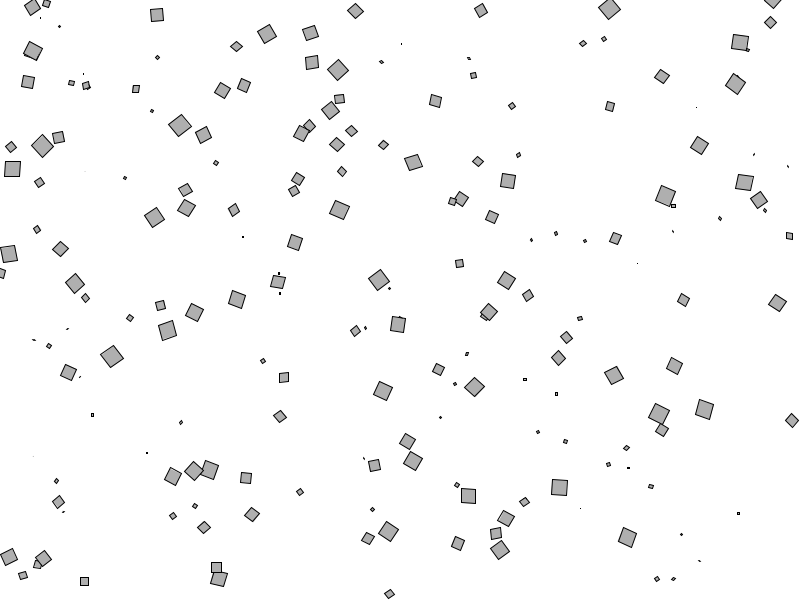
Frame 1 (no input)
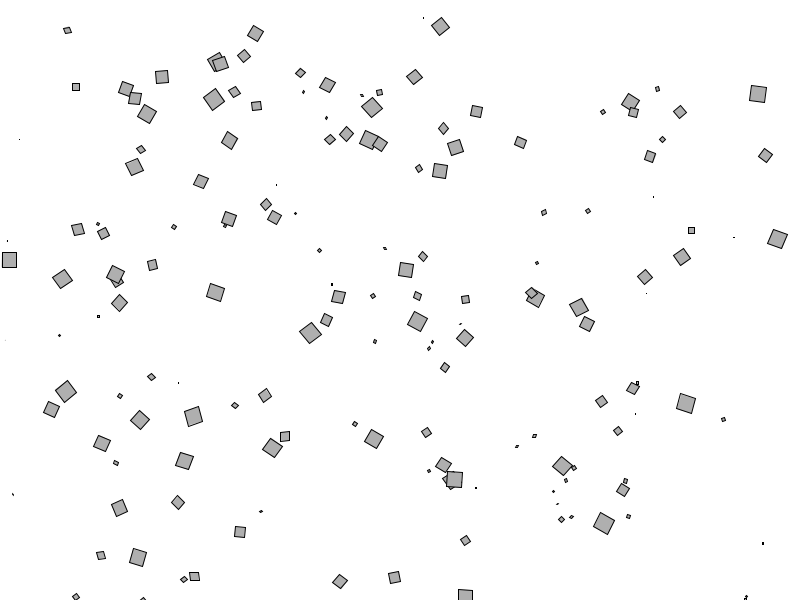
Frame 60 (the mouse pressed at the canvas centre just before this capture)
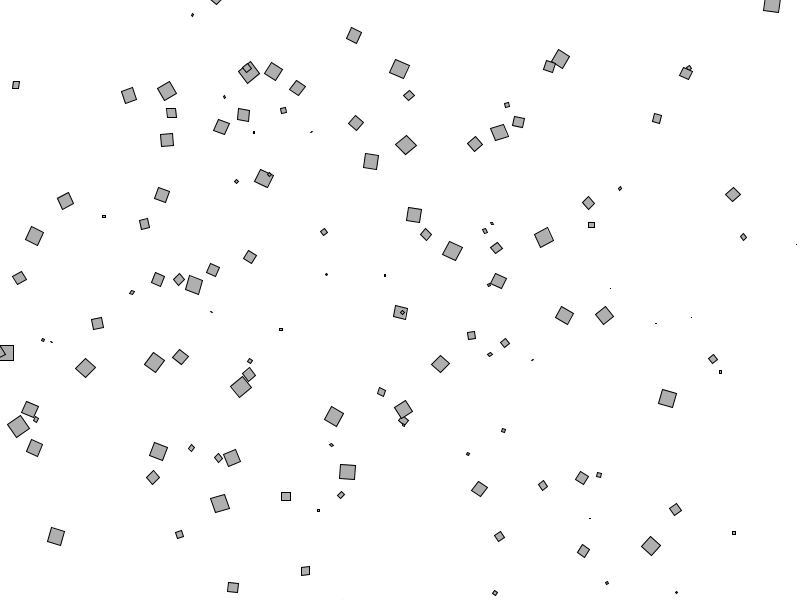
Frame 120 (the mouse held since frame 60 and released just before this capture)

The Processing sketch that drew these frames (run headless with seeded random() and noise(); from frame 60 on, the mouse is pressed at the canvas centre):

// Processing sketch: spinning_rectangles
// ── spinning_rectangles.pde
class Mover{
  PVector location;
  PVector velocity;
  PVector acceleration;
  float mass;
  float angle;
  
  Mover(float x, float y, float a){
    mass = random(0.01, 1);
    location = new PVector(x, y);
    velocity = new PVector(0, 0);
    acceleration = new PVector(random(-2,2), random(-2,2));
    angle = a;
  }
  
  void update(){
    velocity.add(acceleration);
    location.add(velocity);    
    acceleration.mult(0);
  }
  
  void display(){
    //float angle = atan2(velocity.x,velocity.y); same as below
    float angle = velocity.heading();
    
    stroke(0);
    fill(175);
    rectMode(CENTER);
    pushMatrix();
    translate(location.x, location.y);
    rotate(angle);
    rect(0, 0, mass*16, mass*16);
    popMatrix();
  }
}

Mover[] movers = new Mover[200];

void setup(){
  size(800, 600);
  for(int i = 0; i < movers.length; i++){
    movers[i] = new Mover(random(width), random(height), random(-360, 360));
  }
}
void draw(){
  background(255);
  fill(175);
  stroke(0);
  for(int i = 0; i < movers.length; i++){
    movers[i].update();
    movers[i].display();
  }
  
}
